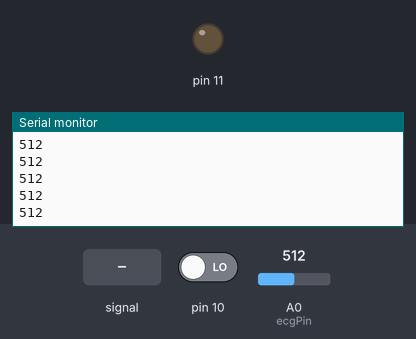
A sketch run on a simulated Arduino Uno, built with avr-gcc and run on an emulated ATmega328P. On the bench: output pins drawn as LEDs (lit = HIGH), the last lines printed to the serial monitor. The test bench sets the inputs (shaded band); at power-on: pin 10 LOW, A0 (ecgPin) = 512.

Above: at 1.2 s.
1.3 s: A0 (ecgPin) fed a 200 Hz sine of ±255 counts around its level
At 2.1 s:
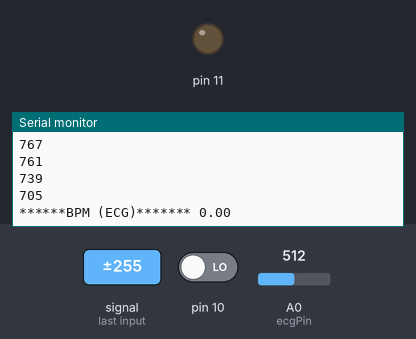
3.1 s: pin 10 driven HIGH
At 3.8 s:
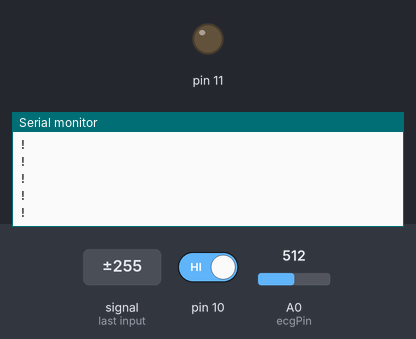
Timing chart, 0 to 6.1 s (numbered marks = the images above; inputs shaded):
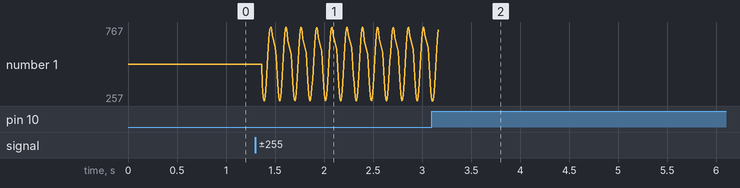

The sketch:

ecg.ino
```cpp
// Part II: ECG aka EKG detection
int long prev = 0;
unsigned long counter = 0;
int ts = 1;
unsigned long countere1 = 0;
unsigned long countere2 = 0;
int ecgPin = A0;
int ecgInt = 0;
int n = 0;
int j = 0;
int ecgArray[400];
int ecgUpper = 600;
int ecgLower = 200;
int ecgGate = 0;
float ecgBPM = 0;

void setup() {
  pinMode(10,INPUT);
  pinMode(11,OUTPUT);
  Serial.begin(9600);
}

void loop() {
	if((digitalRead(10) == 1)||(digitalRead(11) == 1)) {
		Serial.println('!');
	}
	else {
		counter = millis();
		if (counter - prev > ts) {
		prev = counter;
		ecgInt = analogRead(ecgPin);
		ecgArray[j] = ecgInt;
		Serial.println(ecgInt);
		}
		if (ecgArray[j] > ecgUpper) {
			if (ecgArray[j-2] <= ecgArray[j-1] && ecgArray[j] < ecgArray[j-1]) {
				j = 0;
				if (ecgGate == 1) {
					countere2 = millis();
					float ecgT = (countere2 - countere1);
					if (60/(ecgT/1000) < 150 && ecgT > 100) {
						ecgBPM = 60/(ecgT/1000);
					}
					Serial.print("******BPM (ECG)******* ");
					Serial.println(ecgBPM);
					ecgGate = 0;
				}
				else if (ecgGate == 0)	{
					countere1 = millis();
					ecgGate = 1;
				}
			}
		}
		if (ecgArray[j] < ecgLower) {
			if (ecgArray[j-2] >= ecgArray[j-1] && ecgArray[j] > ecgArray[j-1]) {
				j = 0;
				if (ecgGate == 1) {
					countere2 = millis();
					float ecgT = (countere2 - countere1);

					if (60/(ecgT/1000) < 150 && ecgT > 100) {
						ecgBPM = 60/(ecgT/1000);
					}
					Serial.print("******BPM (ECG)******* ");
					Serial.println(ecgBPM);
					ecgGate = 0;
				}
				else if (ecgGate == 0) {
					countere1 = millis();
					ecgGate = 1;
				}
			}
		}
	}
	j = j + 1;
}
```

Measured:
- after the input at 1.3 s, the serial monitor: prints a new line after 0.07 s (image 1)
- plotted number 1: 512 → 290 after the input at 1.3 s
